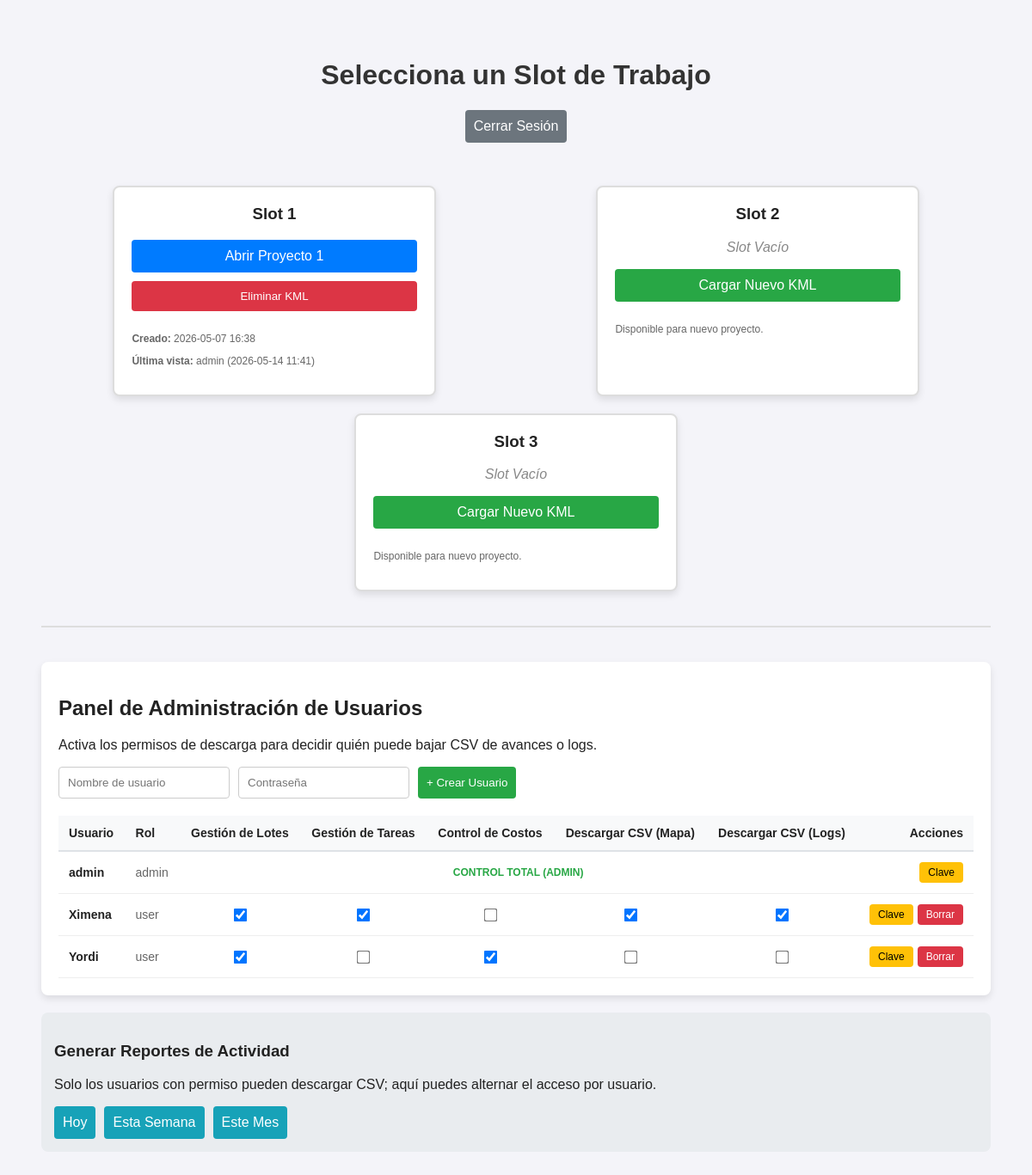
/dashboard (signed in), run on an earlier commit of the app's database.
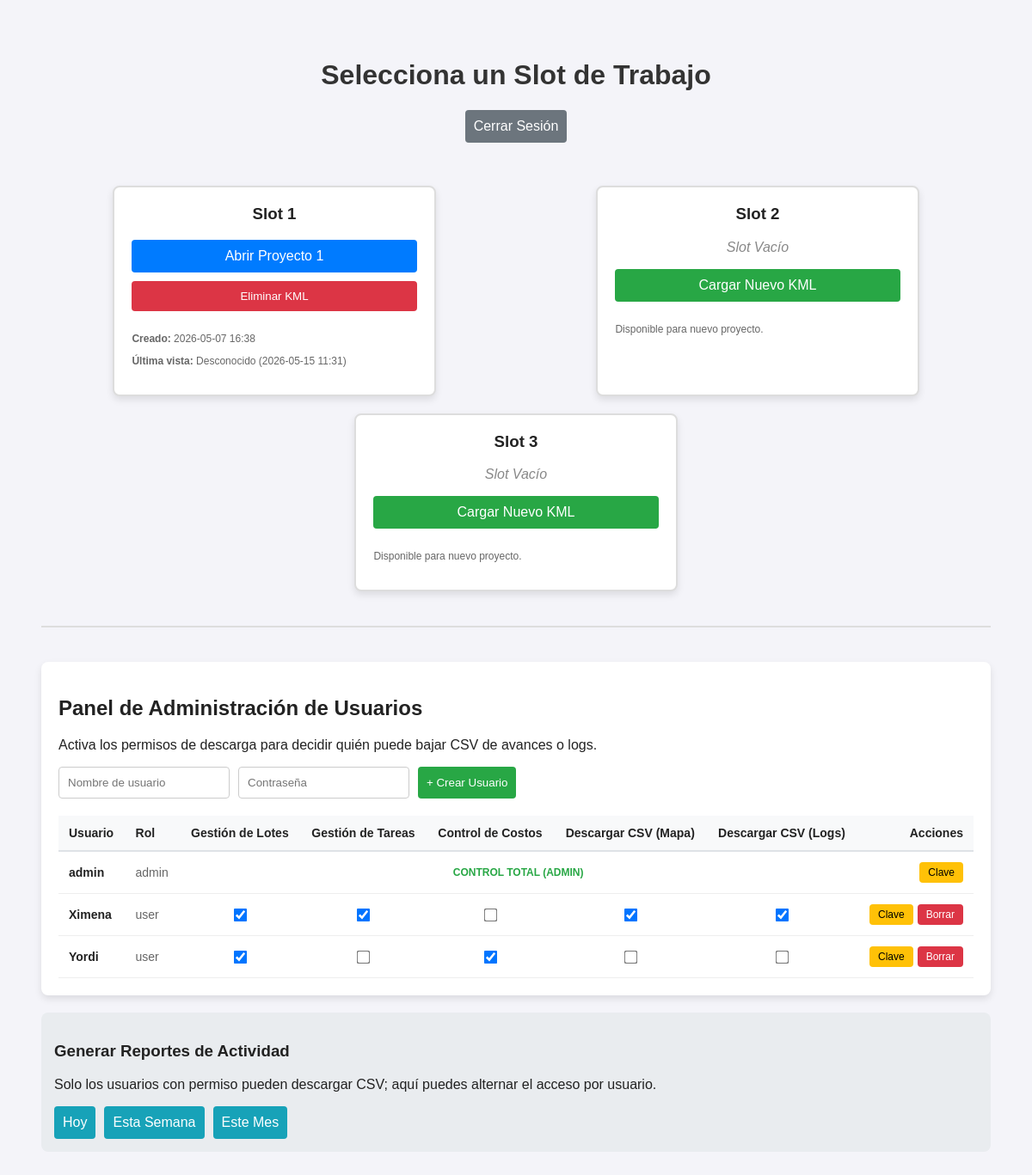
And on a later commit of the database.
### tables this page shows
CREATE TABLE slots
                         (id INTEGER PRIMARY KEY, nombre_real TEXT, slug TEXT, kml_data TEXT, 
                          creado_en TEXT, visto_por TEXT, visto_en TEXT);

CREATE TABLE usuarios
                         (id INTEGER PRIMARY KEY, username TEXT UNIQUE, password_hash TEXT,
                          rol TEXT, puede_agregar INTEGER, ultima_conexion TEXT, puede_editar INTEGER DEFAULT 0, puede_agregar_tareas INTEGER DEFAULT 0, puede_marcar_tareas INTEGER DEFAULT 0, puede_ver_costos INTEGER DEFAULT 0, puede_descargar_mapa INTEGER DEFAULT 0, puede_descargar_logs INTEGER DEFAULT 0);

### rutas/dashboard.py (the view)
@dashboard_bp.route('/dashboard')
def index():
    if not session.get('logeado'):
        return redirect(url_for('login.index'))
    slots = db.obtener_todos_los_slots()
    usuarios = db.obtener_todos_los_usuarios() if session.get('rol') == 'admin' else []
    return render_template('dashboard.html', slots=slots, usuarios=usuarios, rol_actual=session.get('rol'))

### database.py (called while the page is built)
    def _get_connection(self):
        conn = sqlite3.connect(self.db_path)
        conn.row_factory = sqlite3.Row
        return conn

    def obtener_todos_los_usuarios(self):
        with self._get_connection() as conn:
            c = conn.cursor()
            c.execute('SELECT id, username, rol, puede_agregar, ultima_conexion, puede_editar, puede_agregar_tareas, puede_marcar_tareas, puede_ver_costos, puede_descargar_mapa, puede_descargar_logs FROM usuarios')
            return c.fetchall()

    def obtener_todos_los_slots(self):
        with self._get_connection() as conn:
            c = conn.cursor()
            c.execute('SELECT id, nombre_real, slug, kml_data, creado_en, visto_por, visto_en FROM slots')
            return c.fetchall()

### templates/dashboard.html (shortened to what this page needs)
<!doctype html>
<html lang="es">
<head>
    <link rel="stylesheet" href="{{ url_for('static', filename='css/dashboard.css') }}">
</head>
<body>
    <h1>Selecciona un Slot de Trabajo</h1>
    <div class="page-actions">
        <a href="/logout" class="btn btn-secondary btn-auto">Cerrar Sesión</a>
    </div>
    <div class="slots-container">
        {% for slot in slots %}
        <div class="slot">
            <h3>Slot {{ slot[0] }}</h3>
            {% if slot[3] %}
            <a href="/adhesa/{{ slot[2] }}" class="btn">Abrir {{ slot[1] }}</a>
            <button onclick="abrirModal('{{ slot[0] }}')" class="btn btn-delete">Eliminar KML</button>
            <div class="metadata">
                <p><strong>Creado:</strong> {{ slot[4] }}</p>
                <p><strong>Última vista:</strong> {{ slot[5] }} ({{ slot[6] }})</p>
            </div>
            {% else %}
            <p class="slot-empty">Slot Vacío</p>
            <form action="/cargar_kml/{{ slot[0] }}" method="POST" enctype="multipart/form-data">
                <label for="upload-{{ slot[0] }}" class="btn btn-empty">Cargar Nuevo KML</label>
            </form>
            <div class="metadata">
                <p>Disponible para nuevo proyecto.</p>
            </div>
            {% endif %}
        </div>
        {% endfor %}
    </div>
    {% if rol_actual == 'admin' %}
    <hr class="section-divider" />
    <div class="panel-card">
        <h2>Panel de Administración de Usuarios</h2>
        <p class="panel-help">Activa los permisos de descarga para decidir quién puede bajar CSV de avances o logs.</p>
        <form action="/admin/crear_usuario" method="POST" class="inline-form">
            <input type="text" name="nuevo_usuario" placeholder="Nombre de usuario" required class="field-input" />
            <input type="password" name="nueva_password" placeholder="Contraseña" required class="field-input" />
            <button type="submit" class="btn btn-success btn-auto">+ Crear Usuario</button>
        </form>
        <div class="admin-table-container">
        <table class="admin-table">
            <thead>
                <tr>
                    <th>Usuario</th>
                    <th>Rol</th>
                    <th class="text-center">Gestión de Lotes</th>
                    <th class="text-center">Gestión de Tareas</th>
                    <th class="text-center">Control de Costos</th>
                    <th class="text-center">Descargar CSV (Mapa)</th>
                    <th class="text-center">Descargar CSV (Logs)</th>
                    <th class="text-right">Acciones</th>
                </tr>
            </thead>
            <tbody>
                {% for u in usuarios %}
                <tr>
                    <td class="admin-user">{{ u[1] }}</td>
                    <td class="admin-role">{{ u[2] }}</td>
                    {% if u[2] != 'admin' %}
                    <td class="permission-cell">
                        <input type="checkbox" {{ 'checked' if u[3]==1 }}
                            onclick="document.getElementById('toggle-lotes-{{ u[0] }}').submit()"
                            class="permission-toggle">
                    </td>
                    <td class="permission-cell">
                        <input type="checkbox" {{ 'checked' if u[6]==1 }}
                            onclick="document.getElementById('toggle-tareas-{{ u[0] }}').submit()"
                            class="permission-toggle">
                    </td>
                    <td class="permission-cell">
                        <input type="checkbox" {{ 'checked' if u[8]==1 }}
                            onclick="document.getElementById('toggle-costos-{{ u[0] }}').submit()"
                            class="permission-toggle">
                    </td>
                    <td class="permission-cell">
                        <input type="checkbox" {{ 'checked' if u[9]==1 }}
                            onclick="document.getElementById('toggle-descargas-mapa-{{ u[0] }}').submit()"
                            class="permission-toggle">
                    </td>
                    <td class="permission-cell">
                        <input type="checkbox" {{ 'checked' if u[10]==1 }}
                            onclick="document.getElementById('toggle-descargas-logs-{{ u[0] }}').submit()"
                            class="permission-toggle">
                    </td>
                    {% else %}
                    <td colspan="5" class="admin-total">CONTROL TOTAL (ADMIN)</td>
                    {% endif %}
                    <td class="text-right">
                        <div class="table-actions">
                            <button type="button" onclick="abrirModalPass('{{ u[0] }}', '{{ u[1] }}')"
                                class="btn btn-warning btn-small">Clave</button>
                            {% if u[2] != 'admin' %}
                            <form action="/admin/eliminar_usuario/{{ u[0] }}" method="POST"
                                onsubmit="return confirm('¿Seguro que deseas eliminar a este usuario?');"
                                class="slot-actions">
                                <button type="submit" class="btn btn-delete btn-small">Borrar</button>
                            </form>
                            {% endif %}
                        </div>
                    </td>
                </tr>
                {% endfor %}
            </tbody>
        </table>
        </div>
    </div>
    {% endif %}
    {% if rol_actual == 'admin' %}
    <div class="report-panel">
        <h3>Generar Reportes de Actividad</h3>
        <p class="panel-help">Solo los usuarios con permiso pueden descargar CSV; aquí puedes alternar el acceso por usuario.</p>
        <div class="report-actions">
            <a href="/admin/reporte/dia" class="btn btn-info btn-auto">Hoy</a>
            <a href="/admin/reporte/semana" class="btn btn-info btn-auto">Esta Semana</a>
            <a href="/admin/reporte/mes" class="btn btn-info btn-auto">Este Mes</a>
        </div>
    </div>
    {% endif %}
</body>
</html>

### static/css/dashboard.css (style rules this page uses)
body { font-family: sans-serif; background-color: #f4f4f9; padding: 40px; color: #222; }
h1 { text-align: center; color: #333; }
.page-actions { text-align: center; margin-bottom: 20px; }
.slots-container { display: flex; justify-content: space-around; gap: 20px; margin-top: 50px; flex-wrap: wrap; }
.slot { background: white; padding: 20px; border-radius: 8px; box-shadow: 0 4px 8px rgba(0, 0, 0, 0.1); width: 30%; min-width: 280px; text-align: center; border: 2px solid #ddd; }
.slot h3 { margin-top: 0; }
.slot-empty { color: #888; font-style: italic; }
.btn { display: inline-block; width: 100%; padding: 10px; margin-bottom: 10px; background: #007bff; color: white; text-decoration: none; border: none; border-radius: 4px; cursor: pointer; box-sizing: border-box; }
.btn-auto { width: auto; margin: 0; }
.btn-small { width: auto; margin: 0; padding: 5px 10px; font-size: 12px; }
.btn-secondary { background: #6c757d; }
.btn-info { background: #17a2b8; }
.btn-success { background: #28a745; }
.btn-warning { background: #ffc107; color: #000; }
.btn-delete { background: #dc3545; }
.btn-empty { background: #28a745; }
.metadata { font-size: 12px; color: #666; margin-top: 15px; text-align: left; }
.panel-card { background: white; padding: 20px; border-radius: 8px; box-shadow: 0 4px 8px rgba(0, 0, 0, 0.1); margin-top: 20px; }
.panel-card { max-height: 70vh; overflow: auto; }
.admin-table-container { max-height: 40vh; overflow: auto; }
.inline-form { margin-bottom: 20px; display: flex; gap: 10px; flex-wrap: wrap; }
.field-input { padding: 10px; border: 1px solid #ccc; border-radius: 4px; box-sizing: border-box; }
.admin-table { width: 100%; border-collapse: collapse; text-align: left; font-size: 14px; }
.admin-table thead tr { background-color: #f8f9fa; border-bottom: 2px solid #dee2e6; }
.admin-table th, .admin-table td { padding: 12px; }
.admin-table tbody tr { border-bottom: 1px solid #eee; }
.admin-user { font-weight: bold; }
.admin-role { color: #666; }
.permission-cell { text-align: center; }
.permission-toggle { cursor: pointer; transform: scale(1.2); }
.admin-total { padding: 10px; text-align: center; color: #28a745; font-weight: bold; font-size: 12px; }
.table-actions { display: flex; gap: 5px; justify-content: flex-end; }
.report-panel { margin-top: 20px; padding: 15px; background: #e9ecef; border-radius: 8px; }
.report-actions { display: flex; gap: 10px; flex-wrap: wrap; }
.text-center { text-align: center; }
.text-right { text-align: right; }
.section-divider { margin: 40px 0; border: 1px solid #ddd; }

What changed in the data, as far as the page shows it:
changed slots "Proyecto 1": visto_por "admin" → "Desconocido"; visto_en "2026-05-14 11:41" → "2026-05-15 11:31"
